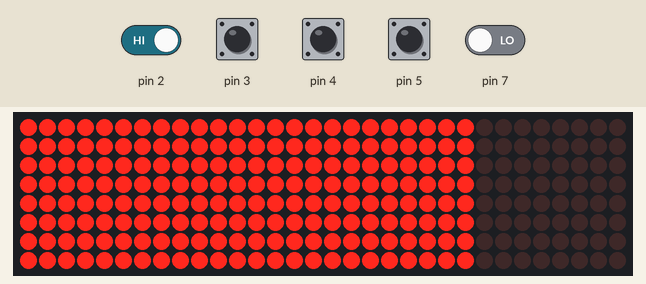
A sketch run on a simulated Arduino Uno, built with avr-gcc and run on an emulated ATmega328P. On the bench: 32×8 LED matrix. The inputs (shaded band) are chosen by the test bench; at power-on: pin 2–5 HIGH, pin 7 LOW. Random numbers use the default seed unless the sketch sets one.

Above: at 11.0 s.
11.1 s: pin 2 driven HIGH
Timing chart, 0 to 14.1 s (numbered marks = the images above; inputs shaded):
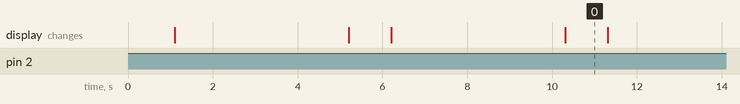

The sketch:

audi.ino
```cpp
#include"LedControl.h"
void print(int,byte);
void input_game(int);
int one_key =(digitalRead(2));
int two_key =(digitalRead(3));
int three_key =(digitalRead(4));
int four_key =(digitalRead(5));
int x_joystick =(analogRead(A0));
int y_joystick =(analogRead(A1));
int restart_key =(digitalRead(7));
int CLK = 11;
int CS = 12;
int DIN = 13;
LedControl lc=LedControl(DIN,CLK,CS,4);

byte one[8]={0x00,0x02,0x02,0xfe,0xfe,0x42,0x02,0x00};
byte two[8]={0x00,0x62,0xf2,0x92,0x8a,0x8e,0x46,0x00};
byte three[8]={0x00,0x6c,0xfe,0x92,0x92,0xc6,0x44,0x00};
byte four[8]={0x00,0x08,0x08,0xfe,0x48,0x38,0x18,0x00};
//byte small_one[8]={0x00,0x00,0x10,0xf0,0x50,0x00,0x00,0x00};
//byte small_two[8]={0x00,0x00,0x68,0x98,0x48,0x00,0x00,0x00};
//byte small_three[8]={0x00,0x00,0x6c,0x92,0x44,0x00,0x00,0x00};
//byte small_four[8]={0x00,0x10,0xfc,0x50,0x30,0x00,0x00,0x00};
//byte small_up[8]={0x00,0x10,0x30,0x7e,0x30,0x10,0x00,0x00};
//byte small_down[8]={0x00,0x08,0x0c,0x7e,0x0c,0x08,0x00,0x00};
//byte small_left[8]={0x00,0x08,0x08,0x08,0x3e,0x1c,0x08,0x00};
//byte small_right[8]={0x00,0x08,0x1c,0x3e,0x08,0x08,0x08,0x00};
byte up[8]={0x00,0x10,0x38,0x7C,0xFE,0x38,0x38,0x38}; //5
byte down[8]={0x38,0x38,0x38,0x38,0xFE,0x7C,0x38,0x10}; //6
byte left[8]={0x00,0x10,0x30,0x7F,0xFF,0x7F,0x30,0x10}; //7
byte right[8]={0x00,0x08,0x0C,0xFE,0xFF,0xFE,0x0C,0x08}; //8

int score = 0;
int health ;
int game[3][2]; //game[?][0]=showed text // game[?][1]=input text


int pause_generate =0;


void start_game(){
  health= 5;
  score = 0;
  pause_generate =0;

  print(3,three);
  delay(1000);
  print(2,two);
  delay(1000);
  print(1,one);
  delay(1000);


  lc.clearDisplay(3);
  lc.clearDisplay(2);
  lc.clearDisplay(1);
  delay(500);
}

void end_game(){
 for(int i=0;i<8;i++){
  for(int j=0;j<8;j++){
    for(int k=1;k<4;k++){
    lc.setLed(k,i,j,1);
    }
 }
}
delay(1000);
lc.clearDisplay(1);
lc.clearDisplay(2);
lc.clearDisplay(3);
delay(500);
}
void print(int address,byte character[]){

  for(int i=0;i<8;i++){
    lc.setRow(address,i,character[i]);
    }
}

/*void generate_game(int random,int address,int character){   //address start at 1

  if(random==1){print(address,one); game[address-1][0]=1}
  if(random==2){print(address,two); game[address-1][0]=2}
  if(random==3){print(address,three); game[address-1][0]=3}
  if(random==4){print(address,four); game[address-1][0]=4}
  if(random==5){print(address,up); game[address-1][0]=5}
  if(random==6){print(address,down); game[address-1][0]=6}
  if(random==7){print(address,left); game[address-1][0]=7}
  if(random==8){print(address,right); game[address-1][0]=8}


}*/


void input_game(int i){
if(digitalRead(2)==0) {game[i][1]=1; while(digitalRead(2)==0)delay(10);  }
if(two_key==0) {game[i][1]=2; while(two_key==0)delay(10); }
if(three_key==0) {game[i][1]=3; while(three_key==0)delay(10);}
if(four_key==0) {game[i][1]=4;  while(four_key==0)delay(10);}
if((x_joystick >300 && x_joystick<600) && y_joystick>700) {game[i][1]=5; while((x_joystick>300 && x_joystick<600) && y_joystick>700)delay(10);}
if((x_joystick >300 && x_joystick<400) && y_joystick<250)  {game[i][1]=6; while((x_joystick>300 && x_joystick<400) && y_joystick<250)delay(10);}
if(x_joystick<200 && (y_joystick>410 && y_joystick<700)) {game[i][1]=7; while(x_joystick<200 && (y_joystick>410 && y_joystick<700))delay(10);}
if(x_joystick>900 && (y_joystick>300 && y_joystick<590)) {game[i][1]=8; while(x_joystick>900 && (y_joystick>300 && y_joystick<590))delay(10);}

}


/*void text_create{
   int random;
  int series[3][2];


  for(int i=0;i<3;i++){
   random =rand()%8+1;
    series[j][0]= random;
    if(series[i][0]==1)print(i+1,one);
    if(series[i][0]==2)print(i+1,two);
    if(series[i][0]==3)print(i+1,three);
    if(series[i][0]==4)print(i+1,four);
    if(series[i][0]==5)print(i+1,up);
    if(series[i][0]==6)print(i+1,down);
    if(series[i][0]==7)print(i+1,left);
    if(series[i][0]==8)print(i+1,right);


}*/
void check_game(int i){

if(game[i][0]==game[i][1]){score++;}
if(game[i][0]!=game[i][1]){health--;}


}


void setup() {

  pinMode(2,INPUT);
  pinMode(3,INPUT);
  pinMode(4,INPUT);
  pinMode(5,INPUT);
  pinMode(A0,INPUT);
  pinMode(A1,INPUT);

  for(int i=0;i<4;i++){
   lc.shutdown(i,0);
   lc.setIntensity(i,0.5);
  }
   Serial.begin(9600);
  }


void loop() {
  game[3][0]=-1;
  int address=1;
  int random =rand()%8+1;
  if(pause_generate=0 && health!=0){
    if(random==1){print(address,one); game[address-1][0]=1;}
    if(random==2){print(address,two); game[address-1][0]=2;}
    if(random==3){print(address,three); game[address-1][0]=3;}
    if(random==4){print(address,four); game[address-1][0]=4;}
    if(random==5){print(address,up); game[address-1][0]=5;}
    if(random==6){print(address,down); game[address-1][0]=6;}
    if(random==7){print(address,left); game[address-1][0]=7;}
    if(random==8){print(address,right); game[address-1][0]=8;}
  }
  input_game(address-1);
  if(pause_generate=1)
  {
    for(int i=0;i<3;i++){
     check_game(i);
    }
  }
  if(health<=0){
    end_game();
    start_game();
  }
address++;
if(game[3][0]!=-1)pause_generate =1;
if(address==3){
address=1;

}
}
```
